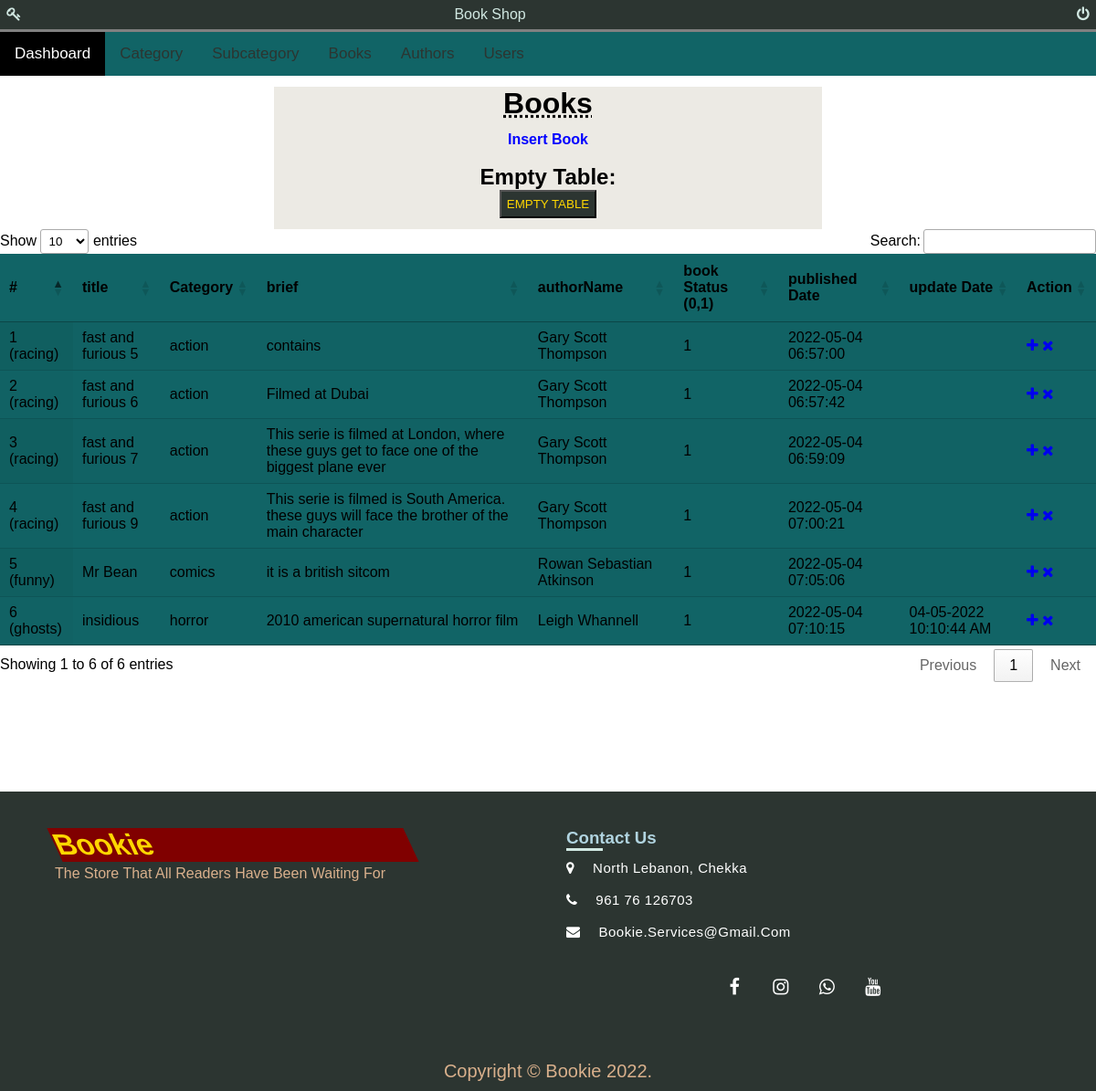
The app's page /admin/books.php (signed in) with its own data.
### tables this page shows
CREATE TABLE `books` (
  `id` int(11) NOT NULL,
  `bookToken` varchar(255) NOT NULL,
  `categoryName` varchar(255) NOT NULL,
  `subcategoryName` varchar(255) NOT NULL,
  `title` varchar(255) NOT NULL,
  `brief` longtext NOT NULL,
  `authorName` varchar(255) NOT NULL,
  `coverImage` varchar(255) NOT NULL,
  `bookPrice` int(50) NOT NULL,
  `bookPriceBeforeDiscount` int(50) NOT NULL,
  `status` varchar(255) NOT NULL,
  `bookAvailability` varchar(255) NOT NULL,
  `shippingCharge` int(11) NOT NULL,
  `bookStatus` int(11) NOT NULL,
  `bookFeatured` int(11) NOT NULL,
  `publishedDate` timestamp NOT NULL DEFAULT current_timestamp(),
  `updatedDate` varchar(255) NOT NULL
);

CREATE TABLE `category` (
  `id` int(11) NOT NULL,
  `categoryToken` varchar(255) NOT NULL,
  `categoryName` varchar(255) NOT NULL,
  `categoryDescription` longtext NOT NULL,
  `categoryStatus` int(11) NOT NULL,
  `createDate` timestamp NOT NULL DEFAULT current_timestamp(),
  `updateDate` varchar(255) NOT NULL
);

CREATE TABLE `subcategory` (
  `id` int(11) NOT NULL,
  `categoryToken` varchar(255) NOT NULL,
  `categoryName` varchar(255) NOT NULL,
  `subcategoryToken` varchar(255) NOT NULL,
  `subcategoryName` varchar(255) NOT NULL,
  `subcategoryDescription` longtext NOT NULL,
  `subcategoryStatus` int(11) NOT NULL,
  `createDate` timestamp NOT NULL DEFAULT current_timestamp(),
  `updateDate` varchar(255) NOT NULL
);

### admin/books.php (the view, shortened to what this page needs)
<?php
include('db/connection.php');
if(strlen($_SESSION['email'])==0)
	{
header('location:index.php');
}
else{
?>
<html>
<head>
	<link href="https://cdn.datatables.net/1.11.3/css/jquery.dataTables.min.css" rel="stylesheet">
			<link rel="stylesheet" href="https://cdnjs.cloudflare.com/ajax/libs/font-awesome/4.7.0/css/font-awesome.min.css">
			<link href="css/admin.css" rel="stylesheet">
	</head>
	<body>
		<?php include('includes/topnavigation.php');?>
<center>
	<div class="container">
		<div class="titlewrapper">
			<h1 class="title"> books</h1>
			<h4 class="subtitle"><a href="insertbooks.php" class="subtitle-link">insert book</a></h4>
		</div>
		<div class="wrapper">
		<br />
		<form method="post">
			<h2>Empty Table:</h2>
			<button type="submit" name="truncateManageProductsTable" class="adminform_btn">Empty Table</button>
		</form>
</div>
</center>
							<table id="datable" class="display" style="width:100%">
									<thead>
										<tr>
											<th id="custom_td">#</th>
											<th id="custom_td">title</th>
											<th id="custom_td">Category </th>
											<th id="custom_td">brief</th>
											<th id="custom_td">authorName</th>
                      <th id="custom_td">book Status (0,1)</th>
											<th id="custom_td">published Date</th>
											<th id="custom_td">update Date</th>
											<th id="custom_td">Action</th>
										</tr>
									</thead>
									<tbody>
<?php $query=mysqli_query($con,"SELECT books.*,category.categoryName,
subcategory.subcategoryName FROM books JOIN category ON category.categoryName=books.categoryName
JOIN subcategory ON subcategory.subcategoryName=books.subCategoryName");
$cnt=1;
while($row=mysqli_fetch_array($query))
{
?>
										<tr id="custom_tr">
											<td><?php echo htmlentities($cnt);?></td>
											<td id="cap_username"><?php echo htmlentities($row['title']);?></td>
											<td><?php echo htmlentities($row['categoryName']);?></td>
											<td> <?php echo htmlentities($row['subcategoryName']);?></td>
											<td><?php echo htmlentities($row['brief']);?></td>
											<td><?php echo htmlentities($row['authorName']);?></td>
											<td><?php echo htmlentities($row['bookStatus']);?></td>
											<td><?php echo htmlentities($row['publishedDate']);?></td>
											<td><?php echo htmlentities($row['updatedDate']);?></td>
											<td>
											<a href="editbooks.php?bName=<?php echo $row['bookToken']?>" ><i class="fa fa-plus"></i></a>
											<a href="books.php?bName=<?php echo $row['bookToken']?>&del=delete" onClick="return confirm('Are you sure you want to delete?')"><i class="fa fa-times"></i></a></td>
										</tr>
										<?php $cnt=$cnt+1; } ?>
								</table>
<?php include('includes/footer.inc.php');?>
</body>
<?php } ?>

### admin/css/admin.css (style rules this page uses)
.container { background-color: #ECEAE4; width: 50%; }
.titlewrapper .title { text-transform: capitalize; font-family: sans-serif; transition: 1s; text-decoration: underline; text-decoration-style: dotted; font-weight: 900; margin-top: 2%; }
.titlewrapper .subtitle { margin-top: 2%; }
.titlewrapper .subtitle-link { text-decoration: none; text-transform: capitalize; font-weight: bolder; color: blue; }
table { background-color: #116466; }
.adminform_btn, .submitBtn, .check-reset-otp { color: gold; background-color: #2C3531; padding: 1%; text-transform: uppercase; margin-bottom: 2%; }

### admin/includes/topnavigation.php (style rules this page uses)
* { margin: 0; padding: 0; box-sizing: border-box; font-family: sans-serif; }

### admin/includes/footer.inc.php (style rules this page uses)
.body_footer { position: relative; padding-bottom: 448px; min-height: 100vh; }

### records on screen
books: title "fast and furious 5", category.categoryName "action", subcategory.subcategoryName "racing)", brief "contains", authorName "Gary Scott Thompson", bookStatus "1", publishedDate "2022-05-04 06:57:00"
books: title "fast and furious 6", category.categoryName "action", subcategory.subcategoryName "racing)", brief "Filmed at Dubai", authorName "Gary Scott Thompson", bookStatus "1", publishedDate "2022-05-04 06:57:42"
books: title "fast and furious 7", category.categoryName "action", subcategory.subcategoryName "racing)", brief "This serie is filmed at London, where these guys get to face one of the biggest plane ever", authorName "Gary Scott Thompson", bookStatus "1", publishedDate "2022-05-04 06:59:09"
books: title "fast and furious 9", category.categoryName "action", subcategory.subcategoryName "racing)", brief "This serie is filmed is South America. these guys will face the brother of the main character", authorName "Gary Scott Thompson", bookStatus "1", publishedDate "2022-05-04 07:00:21"
books: title "Mr Bean", category.categoryName "comics", subcategory.subcategoryName "funny)", brief "it is a british sitcom", authorName "Rowan Sebastian Atkinson", bookStatus "1", publishedDate "2022-05-04 07:05:06"
books: title "insidious", category.categoryName "horror", subcategory.subcategoryName "ghosts)", brief "2010 american supernatural horror film", authorName "Leigh Whannell", bookStatus "1", publishedDate "2022-05-04 07:10:15", updatedDate "04-05-2022 10:10:44 AM"
